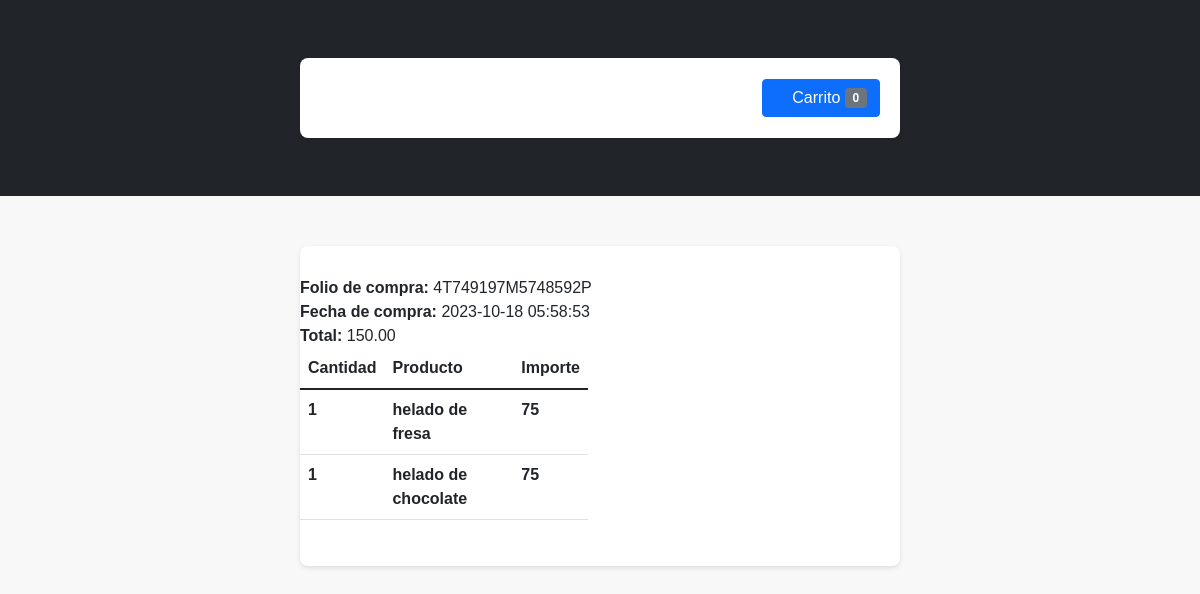
The page /completado.php?key=4T749197M5748592P on the database its author committed.
### tables this page shows
CREATE TABLE `compra` (
  `id` int(11) NOT NULL,
  `fecha` datetime NOT NULL,
  `status` varchar(15) NOT NULL,
  `email` varchar(50) NOT NULL,
  `id_cliente` varchar(20) NOT NULL,
  `total` decimal(10,2) NOT NULL,
  `id_transaccion` varchar(20) NOT NULL,
  `medio_pago` varchar(2) NOT NULL
);

CREATE TABLE `detalle_compra` (
  `id` int(11) NOT NULL,
  `id_compra` int(11) NOT NULL,
  `id_producto` int(11) NOT NULL,
  `nombre` varchar(120) NOT NULL,
  `precio` decimal(10,5) NOT NULL,
  `cantidad` int(11) NOT NULL
);

### config/config.php (called while the page is built, shortened)
<?php
$num_cart = 0;

### completado.php (the view, shortened to what this page needs)
<?php
require 'config/config.php';
$id_transaccion = isset($_GET['key']) ? $_GET['key'] : '0';
$error = '';
if ($id_transaccion == '') {
    $error = 'Error al procesar la petición';
} else {
    $db = new Database();
    $con = $db->conectar();
    $sql = $con->prepare("SELECT count(id) FROM compra WHERE id_transaccion=? AND (status=? OR status=?)");
    $sql->execute([$id_transaccion, 'COMPLETED', 'approved']);
    if ($sql->fetchColumn() > 0) {
        $sql = $con->prepare("SELECT id, fecha, email, total FROM compra WHERE id_transaccion=? AND (status=? OR status=?) LIMIT 1");
        $sql->execute([$id_transaccion, 'COMPLETED', 'approved']);
        $row = $sql->fetch(PDO::FETCH_ASSOC);
        $idCompra = $row['id'];
        $sqlDet = $con->prepare("SELECT nombre, precio, cantidad FROM detalle_compra WHERE id_compra=?");
        $sqlDet->execute([$idCompra]);
    } else {
        $error = "Error al comprobar la compra";
    }
}
?>
<!DOCTYPE html>
<html lang="en">
<head>
    <link href="https://cdn.jsdelivr.net/npm/bootstrap@5.1.3/dist/css/bootstrap.min.css" rel="stylesheet">
    <link href="css/all.min.css" rel="stylesheet">
    <link href="css/estilos.css" rel="stylesheet">
</head>
<body>
    <header>
        <nav class="navbar navbar-expand-lg navbar-dark bg-dark">
            <div class="container">
                <a class="navbar-brand" href="index.php">Helados el Paraíso</a>
                <div class="collapse navbar-collapse" id="navBarTop">
                    <ul class="navbar-nav me-auto mb-2 mb-lg-0">
                        <li class="nav-item">
                            <a class="nav-link active" href="index.php">Catalogo</a>
                        </li>
                    </ul>
                    <a href="checkout.php" class="btn btn-primary">
                        <i class="fas fa-shopping-cart"></i> Carrito <span id="num_cart" class="badge bg-secondary"><?php echo $num_cart; ?></span>
                    </a>
                </div>
            </div>
        </nav>
    </header>
    <main>
        <div class="container">
            <?php if (strlen($error) > 0) { ?>
                <div class="row">
                    <div class="col">
                        <h3><?php echo $error; ?></h3>
                    </div>
                </div>
            <?php } else { ?>
                <div class="row">
                    <div class="col">
                        <b>Folio de compra:</b> <?php echo $id_transaccion; ?><br>
                        <b>Fecha de compra:</b> <?php echo $row['fecha']; ?><br>
                        <b>Total:</b> <?php echo $row['total']; ?><br>
                    </div>
                </div>
                <div class="row">
                    <div class="col-md-6 col-sm-12">
                        <table class="table">
                            <thead>
                                <tr>
                                    <th>Cantidad</th>
                                    <th>Producto</th>
                                    <th>Importe</th>
                                </tr>
                            </thead>
                            <tbody>
                                <?php while ($row_det = $sqlDet->fetch(PDO::FETCH_ASSOC)) {
                                    $importe =  $row_det['cantidad'] * $row_det['precio']; ?>
                                    <tr>
                                        <th><?php echo $row_det['cantidad']; ?></th>
                                        <th><?php echo $row_det['nombre']; ?></th>
                                        <th><?php echo $importe; ?></th>
                                    </tr>
                                <?php } ?>
                            </tbody>
                        </table>
                    </div>
                </div>
            <?php } ?>
        </div>
    </main>
</body>
</html>

### css/estilos.css (style rules this page uses)
main > .container { padding: 30px 0; }
body { font-family: Arial, sans-serif; background-color: #f8f8f8; margin: 0; padding: 0; }
.container { max-width: 600px; margin: 50px auto; background-color: #fff; padding: 20px; border-radius: 8px; box-shadow: 0 2px 5px rgba(0, 0, 0, 0.1); }

### rows shown on the page
compra: fecha "2023-10-18 05:58:53", total "150.00"
detalle_compra: cantidad "1", nombre "helado de fresa", importe "75"
detalle_compra: cantidad "1", nombre "helado de chocolate", importe "75"

### other values the page prints
$num_cart "0"
$id_transaccion "4T749197M5748592P"
